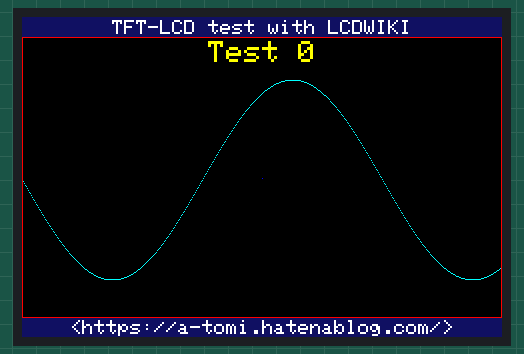
Simulated run of this sketch. Board: Arduino Mega 2560, built with avr-gcc and run on an emulated ATmega2560. Parts: 480×320 colour display. What the sketch prints to the serial monitor is not drawn.

Above: at 0.5 s.
At 4.9 s:
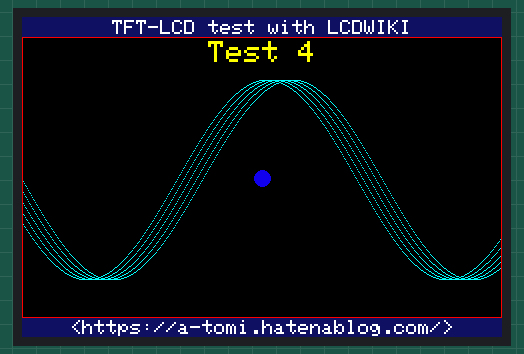
At 9.4 s:
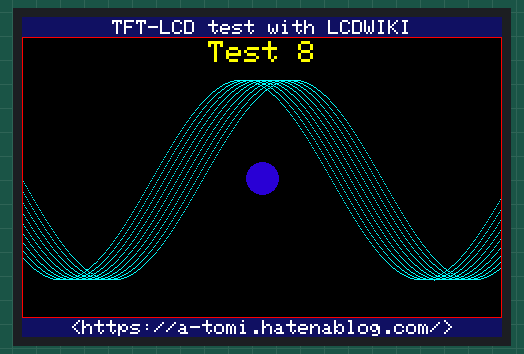
At 19.4 s:
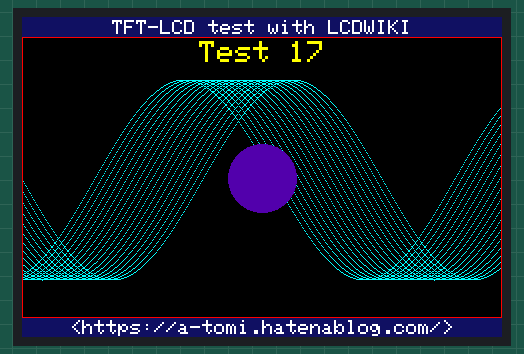
At 28.4 s:
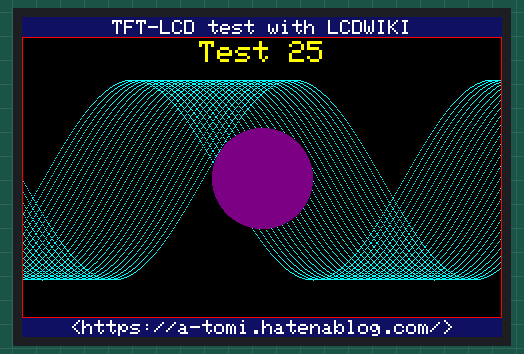
At 38.5 s:
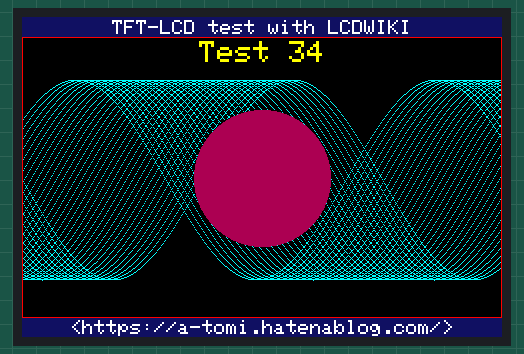

Measured:
- what the display in image 1 shows lasts 1.1 s, from 4.9 s to 6.0 s

The sketch:

ILI9488_test2.ino
```cpp
/*************************************************************
 * Test program for 480x320 TFT-LCD w/ILI9488(18bit-color)
 * for Arduino Mega, using LCDWIKI libraries.
 *                May 22, 2021              Akira Tominaga
 * ***********************************************************/
#include <ros.h>
#include "LCDWIKI_GUI.h"     // Core graphics library
#include "LCDWIKI_SPI.h"     // SPI library
#define MODEL ILI9488_18     // LCD's IC model selection
// HW-SPI pins: DI(MOSI)=51, SDO(MISO)=50(unused), and SCK=52
// the other LCD pins are to any pins
#define CS   10              // or to ground if no other SPI used
#define CD   9
#define RST  8
#define LED  -1             // to declare unused (set to 3.3V)
// generate class lcd
LCDWIKI_SPI lcd(MODEL, CS, CD, RST, LED);

uint16_t wW;
uint16_t hH;
uint16_t testNum = 0;

void setup() { // ***** Arduino setup() *****
  Serial.begin(9600);
  wW = lcd.Get_Display_Height();
  hH = lcd.Get_Display_Width();
  Serial.print("*** TFT-LCD ");
  Serial.print(wW);
  Serial.print("x");
  Serial.println(hH);
  lcd.Init_LCD();
  lcd.Fill_Screen(0x0);
  lcd.Set_Rotation(1);   // rotate screen by 90 degrees
  //display main panel
  lcd.Set_Draw_color(16, 16, 96);
  lcd.Fill_Rectangle(0, 0, wW - 1, 19); // draw header bar
  lcd.Set_Text_Mode(1);
  lcd.Set_Text_Size(2);
  lcd.Set_Text_colour(255, 255, 255);
  lcd.Set_Text_Back_colour(0);
  lcd.Print_String("TFT-LCD test with LCDWIKI", CENTER, 3);
  //
  lcd.Fill_Rectangle(0, hH - 19, wW - 1, hH - 1); // draw footer
  lcd.Print_String("<https://a-tomi.hatenablog.com/>", CENTER, hH - 17);
  //
  lcd.Set_Draw_color(255, 0, 0);
  lcd.Draw_Rectangle(0, 20, wW - 1, hH - 20);
}

void loop() { // ***** Arduino loop() *****
  // *** Print_String
  String s = "Test ";
  s.concat(String(testNum));
  lcd.Set_Draw_color(0, 0, 0);
  lcd.Fill_Rectangle(100, 24, 340, 48);
  lcd.Set_Text_Size(3);
  lcd.Set_Text_colour(255, 255, 0);
  lcd.Print_String(s, CENTER, 24);
  // *** Draw  pixel for sin wave
  lcd.Set_Draw_color(0, 255, 255);
  for (int i = 1; i < wW - 1; i++)  {
    lcd.Draw_Pixel(i, hH / 2 + 3 + (sin((i * 3.14 + testNum * 20) / 180) * 100));
  }
  // *** Fill_Circle(x,y,r)
  lcd.Set_Draw_color(testNum * 5, 0, 255 - testNum * 5);
  lcd.Fill_Circle(wW / 2, hH / 2 + 1, testNum * 2);
  //
  delay(1000);
  testNum++;
  if (testNum > 51) {
    Serial.println("*** End ***");
    while (true) {}
  }
}
/* End of Test Program */
```
